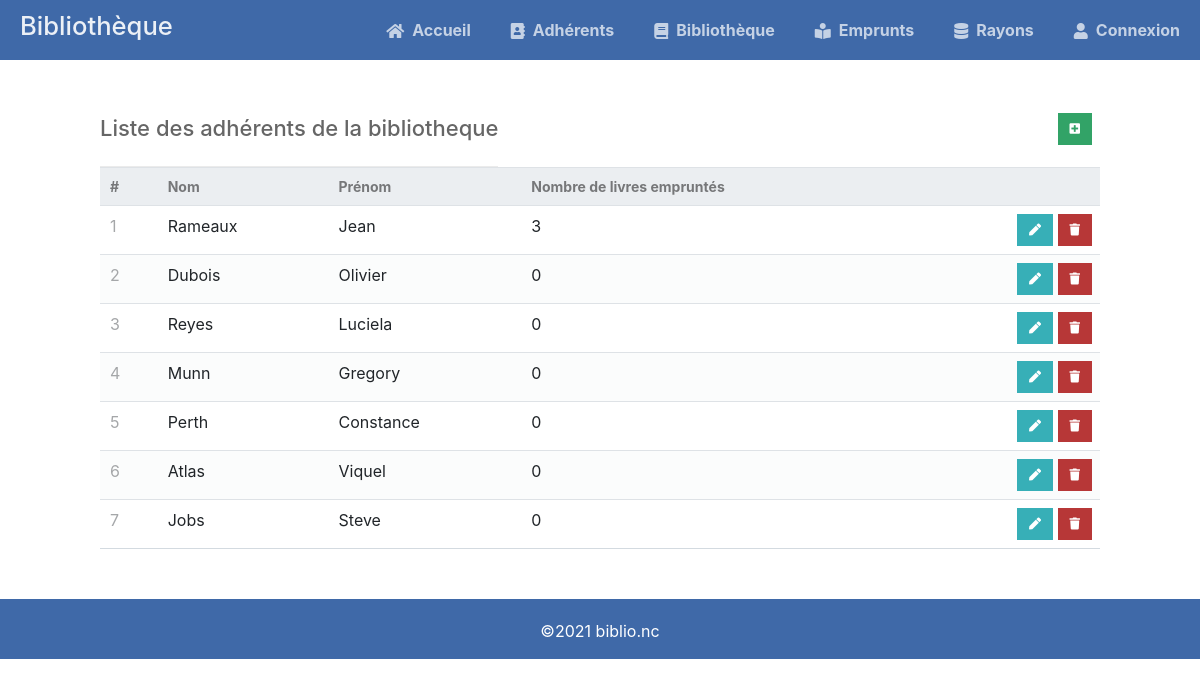
Screenshot of /adh-read.php with the database file from the repository.
### tables this page shows
CREATE TABLE `adherent` (
  `id` int(11) NOT NULL,
  `nom` varchar(50) NOT NULL,
  `prenom` varchar(50) NOT NULL,
  `nbr_livresempr` int(11) NOT NULL
);

CREATE TABLE `emprunt` (
  `id` int(11) NOT NULL,
  `id_livre` int(11) NOT NULL,
  `id_adherent` int(11) NOT NULL,
  `date_emprunt` date NOT NULL,
  `date_retourmax` date NOT NULL,
  `date_retour` date NOT NULL
);

### adh-read.php (the view, shortened to what this page needs)
<?php
include 'functions_custom.php';
$pdo = pdo_connect_mysql();
$pdo_stmt = $pdo->prepare('SELECT * FROM adherent');
$pdo_stmt->execute();
$adherents = $pdo_stmt->fetchAll(PDO::FETCH_ASSOC);
?>
<?php echo template_header('Read'); ?>
<div class="content read">
	<div><h2>Liste des adhérents de la bibliotheque</h2>
    <span><a href="adh-create.php" class="add"><i class="fas fa-plus-square fa-xs"></i></a></span></div>
	<table class="table">
        <thead>
            <tr>
                <td>#</td>
                <td>Nom</td>
                <td>Prénom</td>
                <td>Nombre de livres empruntés</td>
                <td></td>
            </tr>
        </thead>
        <tbody>
            <?php foreach ($adherents as $adherent) : ?>
            <tr>
                <td><?php echo $adherent["id"] ?></td>
                <td><?php echo $adherent["nom"] ?></td>
                <td><?php echo $adherent["prenom"] ?></td>
                <td>
                    <?php
                        $pdo_stmt = $pdo->prepare('SELECT id, id_adherent, COUNT(*) AS nbr_livres FROM emprunt GROUP BY id_adherent');
                        $pdo_stmt->execute();
                        while ($livres = $pdo_stmt->fetchAll(PDO::FETCH_ASSOC))
                            foreach ($livres as $livre) :
                                if ($livre['id_adherent'] == $adherent["id"]) : echo $livre['nbr_livres'];
                                else : echo '0';
                                endif;
                            endforeach;
                    ?>
                </td>
                <td class="actions">
                    <a href="adh-update.php?id=<?php echo $adherent["id"] ?>" class="edit"><i class="fas fa-pen fa-xs"></i></a>
                    <a href="adh-delete.php?id=<?php echo $adherent["id"] ?>" class="trash"><i class="fas fa-trash fa-xs"></i></a>
                </td>
            </tr>
            <?php endforeach; ?>
        </tbody>
    </table>
</div>
<?php echo template_footer(); ?>

### functions_custom.php (shortened to what this page needs)
<?php
function template_header($title) {
  echo <<<EOT
  <!DOCTYPE html>
  <html>
    <head>
      <meta charset="utf-8">
      <title>$title</title>
      <link href="style.css" rel="stylesheet" type="text/css">
      <link rel="stylesheet" href="https://use.fontawesome.com/releases/v5.7.1/css/all.css">
      <link rel="stylesheet" href="https://maxcdn.bootstrapcdn.com/bootstrap/4.5.2/css/bootstrap.min.css">
    </head>
    <body>
      <nav class="navtop">
        <div style="width:auto;">
          <a href="index.php" style="padding-left:20px;"><h1>Bibliothèque</h1></a>
          <a href="index.php"><i class="fas fa-home"></i>Accueil</a>
          <a href="adh-read.php"><i class="fas fa-address-book"></i>Adhérents</a>
          <a href="livre-read.php"><i class="fas fa-book"></i>Bibliothèque</a>
          <a href="empr-read.php"><i class="fas fa-book-reader"></i>Emprunts</a>
          <a href="rayon-read.php"><i class="fas fa-database"></i>Rayons</a>
          <a id="connected" href="user-login.php"><i class="fas fa-user"></i>Connexion</a>
          <a id="logout" href="user-logout.php"><i class="fas fa-sign-out-alt"></i>Déconnexion</a>
        </div>
      </nav>
  EOT;
}
function template_footer() {
  $year = date("Y");
  echo <<<EOT
        <footer>
          <p>©$year biblio.nc</p>
        </footer>
      </body>
  </html>
  EOT;
}
?>

### style.css (style rules this page uses)
* { box-sizing: border-box; font-family: -apple-system, BlinkMacSystemFont, 'segoe ui', roboto, oxygen, ubuntu, cantarell, 'fira sans', 'droid sans', 'helvetica neue', Arial, sans-serif; font-size: 16px; -webkit-font-smoothing: antialiased; -moz-osx-font-smoothing: grayscale; }
body { background-color: #ffffff; margin: 0; }
.navtop, footer { background-color: #3f69a8; height: 60px; width: 100%; border: 0; }
footer { margin-top: 50px; }
footer p { text-align: center; color: #fff; padding-top: 20px; }
.navtop div { display: flex; margin: 0 auto; width: 1000px; height: 100%; }
.navtop div a:first-child, .navtop div a { display: inline-flex; align-items: center; }
.navtop div a:first-child { flex: 1; font-size: 24px; padding: 0; margin: 0; color: #ecf0f6; font-weight: normal; }
.navtop div a:first-child h1 { font-size: 1.6rem; }
.navtop div a { padding: 0 20px; text-decoration: none; color: #c5d2e5; font-weight: bold; }
.navtop div a i { padding: 2px 8px 0 0; }
.content { width: 1000px; margin: 0 auto; }
.content h2 { margin: 0; padding: 25px 0; font-size: 22px; border-bottom: 1px solid #ebebeb; color: #666666; }
.read table { width: 100%; padding-top: 30px; border-collapse: collapse; }
.read table thead { background-color: #ebeef1; border-bottom: 1px solid #d3dae0; }
.read table thead td { padding: 10px; font-weight: bold; color: #767779; font-size: 14px; }
.read table tbody tr { border-bottom: 1px solid #d3dae0; }
.read table tbody tr:nth-child(even) { background-color: #fbfcfc; }
.read table tbody tr td { padding: 10px; }
.read table tbody tr td:nth-child(1) { color: #a5a7a9; }
.read table tbody tr td.actions { padding: 8px; text-align: right; }
.read table tbody tr td.actions .edit, .read table tbody tr td.actions .trash { display: inline-flex; text-align: right; text-decoration: none; color: #ffffff; padding: 10px 12px; }
.read table tbody tr td.actions .trash { background-color: #b73737; }
.read table tbody tr td.actions .edit { background-color: #37afb7; }
.read .add { display: inline-flex; text-align: flex-end; text-decoration: none; color: #ffffff; padding: 10px 12px; background-color: #32a367; margin-right: 8px; }
.read > div:first-child { display: flex; justify-content: space-between; align-items: center; margin-top: 30px; }

### rows the page displays
adherent: id "1", nom "Rameaux", prenom "Jean"
emprunt: nbr_livres "3", shows "0"
adherent: id "2", nom "Dubois", prenom "Olivier"
adherent: id "3", nom "Reyes", prenom "Luciela"
adherent: id "4", nom "Munn", prenom "Gregory"
adherent: id "5", nom "Perth", prenom "Constance"
adherent: id "6", nom "Atlas", prenom "Viquel"
adherent: id "7", nom "Jobs", prenom "Steve"
